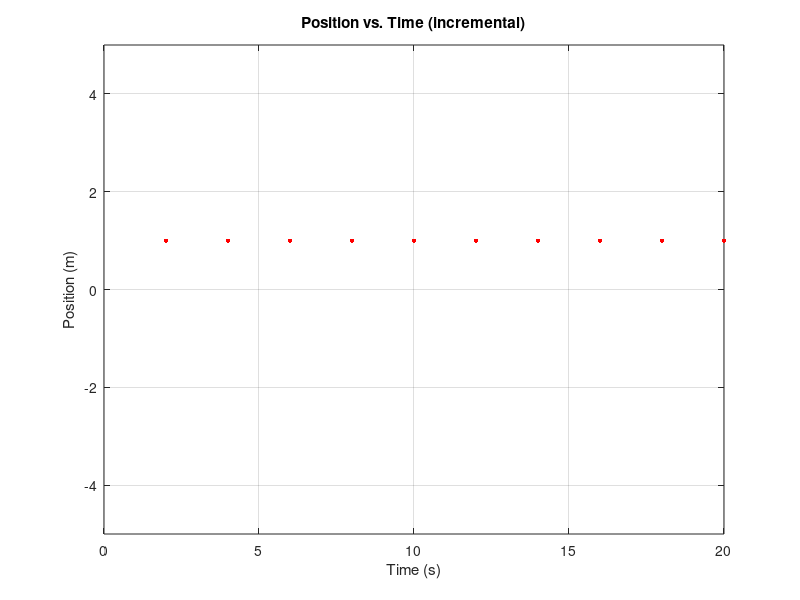

Write the MATLAB code that produced this figure.
clear;
close all;
clf;


p_k = 1;
h = 1;
gain1 = 2;
%gain2 = -0.1;
%gain3 = 0;

p_star = 4;

for k = 1:20
    v = (p_star - p_k) * gain1;
    p_k1 = p_k + h*v;
    plot (k, p_k1, '.r', 'MarkerSize', 10)
    hold ON
    p_k = p_k1;
end

%p_k = 1;
%h = 1;

%for k = 1:100
%    p_k1 = p_k + h*(p_k*gain2);
%    plot (k, p_k1, '.g', 'MarkerSize', 10)
%    hold ON
%    p_k = p_k1;
%end

p_k = -3;
h = 1;

%for k = 1:100
%    p_k1 = p_k + h*(p_k*gain3);
%    plot (k, p_k1, '.b', 'MarkerSize', 10)
%    hold ON
%    p_k = p_k1;
%end

%legend('0.01', '-0.1', '0');

ylim([-5, 5]);
xlabel('Time (s)');
ylabel('Position (m)');
title('Position vs. Time (incremental)');
grid ON;